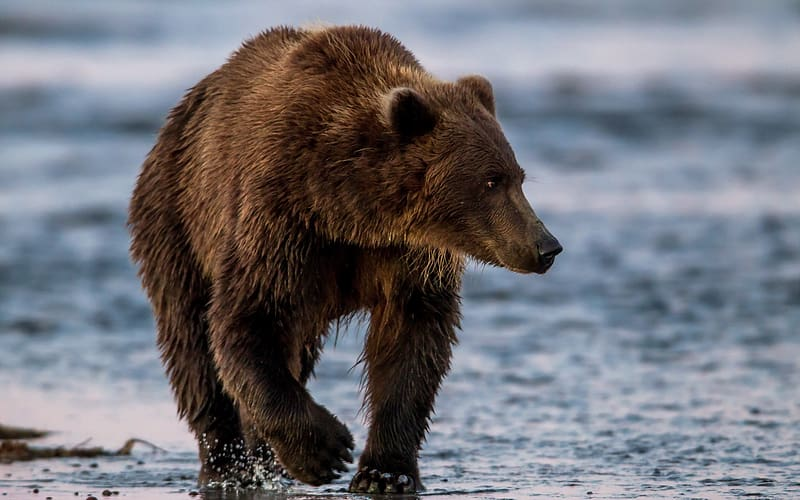
#> input picture OpenCv Lvl-6 Threshold/1.jpg, 800 x 500 px
$ jupyter execute threshold.ipynb
#> lines starting #> are read from the running program, lines starting #| are printed output that depends on the picture; after the words box and inside, x2 and y2 are one past the last pixel; in counts of white or black regions, pixels touching at a corner belong together
[cell 1]
import cv2

[cell 2]
'''
Thresholding is a technique used to separate an object from its background in an image.
It works by converting pixel values to either black (0) or white (255) based on a defined threshold.
Pixels below the threshold represent the background, while pixels above it represent the object, making it easier to analyze or process the image.
'''

[cell 3]
img = cv2.imread('1.jpg')
#> img is the input picture: shape (500, 800, 3); mean B, G, R 120.3, 113.5, 113.2
cv2.imshow("Original Image",img)
cv2.waitKey(0)

[cell 4]
gray_img = cv2.cvtColor(img, cv2.COLOR_BGR2GRAY)
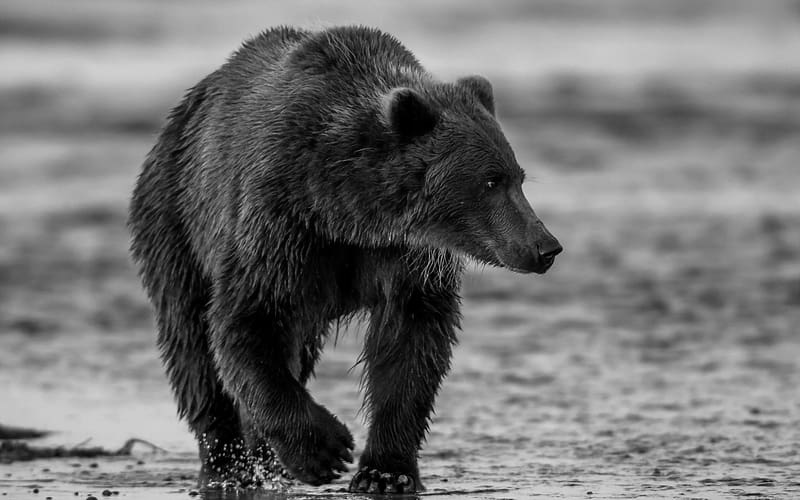
#> gray_img: shape (500, 800); min 0, max 251, mean 114.2

[cell 5]
#Global Thresold

success, binary_threshold = cv2.threshold(img, 64, 255, cv2.THRESH_BINARY) # Pixels with values <= 64 are set to 0 (black), and > 64 are set to 255 (white)
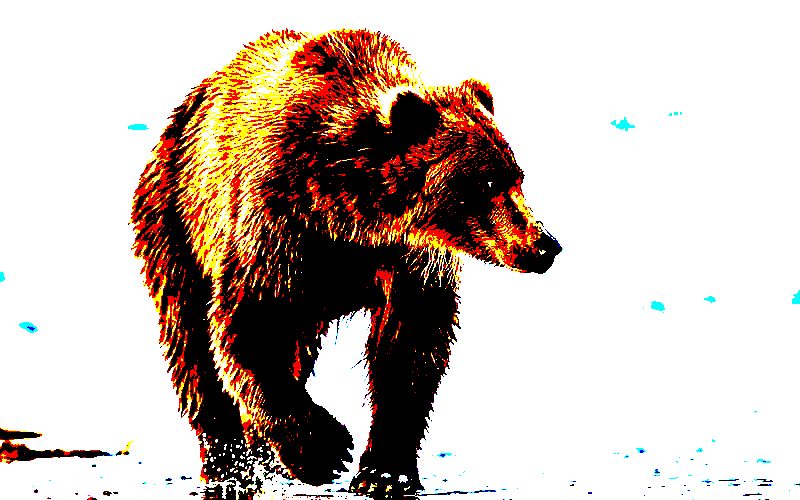
#> binary_threshold: shape (500, 800, 3); mean B, G, R 177.4, 187.1, 202.8
# in colo rimage each channel is thersolded and appear in different color
cv2.imshow("Global Threshold",binary_threshold)
cv2.waitKey(0)

[cell 6]
#Global Thresold

success, binary_threshold = cv2.threshold(gray_img, 70, 255, cv2.THRESH_BINARY) # pixel below 70 will converted to 0 (black) and above will be 255 (white)
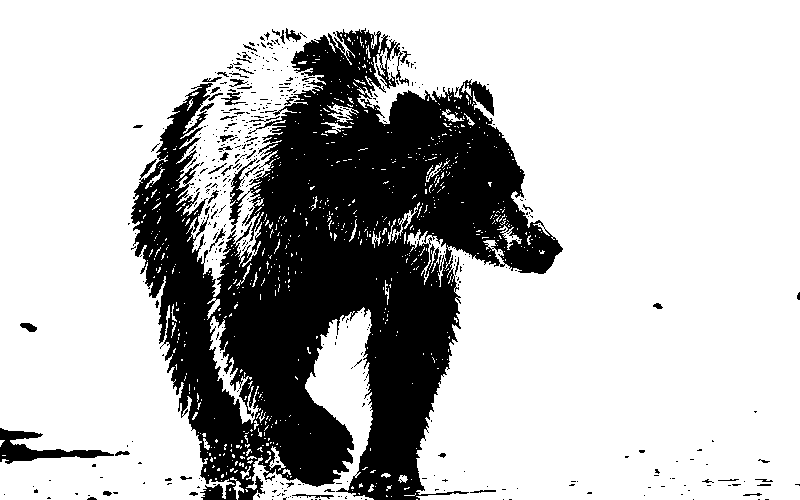
#> binary_threshold: shape (500, 800); 73.3% white; 470 black regions (418 under 20 px), largest, box (x1, y1, x2, y2) and area: (131, 28, 563, 500) 101909, (0, 428, 114, 464) 1415, (221, 92, 246, 105) 118
cv2.imshow("Global Threshold",binary_threshold)
cv2.waitKey(0)

[cell 7]
#Adaptive thresold

img = cv2.imread('2.jpg')
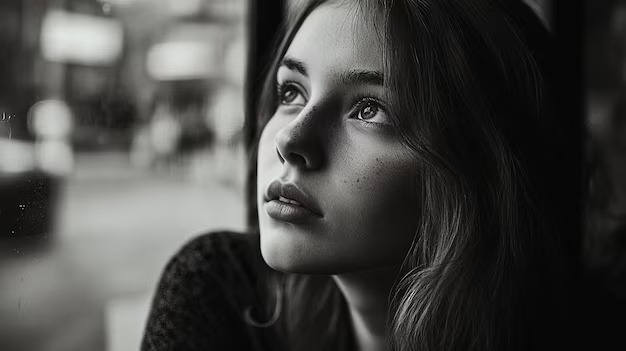
#> input picture OpenCv Lvl-6 Threshold/2.jpg, 626 x 351 px
#> img is the input picture: shape (351, 626, 3); mean B, G, R 68.5, 70.7, 70.8
cv2.imshow("Original Image",img)
cv2.waitKey(0)
gray_img = cv2.cvtColor(img, cv2.COLOR_BGR2GRAY)
#> gray_img: shape (351, 626)
cv2.imshow("Grey Image",gray_img)
cv2.waitKey(0)

[cell 8]
#Result of Global Thresold for multiple colour image

success, binary_threshold = cv2.threshold(gray_img, 64, 255, cv2.THRESH_BINARY) # pixel below 70 will converted to 0 (black) and above will be 255 (white)
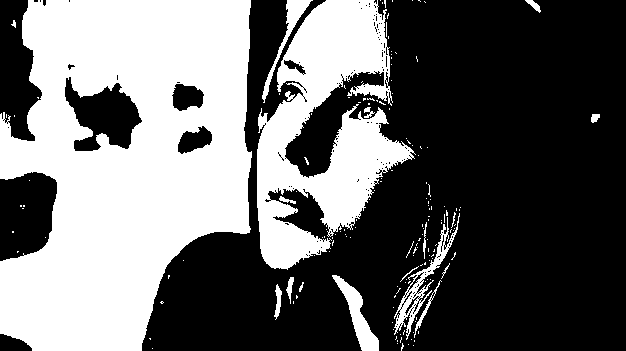
#> binary_threshold: shape (351, 626); 40.7% white; 164 white regions (146 under 20 px), largest, box (x1, y1, x2, y2) and area: (0, 0, 252, 351) 64076, (257, 0, 416, 270) 20997, (394, 213, 460, 340) 1244
cv2.imshow("Global Threshold",binary_threshold)
cv2.waitKey(0)

[cell 9]
gaussian_threshold = cv2.adaptiveThreshold(gray_img, 255,cv2.ADAPTIVE_THRESH_GAUSSIAN_C ,cv2.THRESH_BINARY,13 ,9) # lesser block size more detail, higher offset fewer feature visible
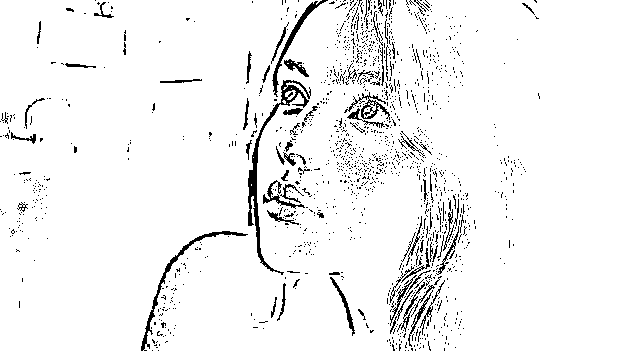
#> gaussian_threshold: shape (351, 626); 94.9% white; black in thin lines or dots, all inside (x1, y1, x2, y2) = (0, 0, 540, 351)
cv2.imshow("Gaussian Threshold",gaussian_threshold)
cv2.waitKey(0)

[cell 10]
mean_threshold = cv2.adaptiveThreshold(gray_img, 255,cv2.ADAPTIVE_THRESH_MEAN_C ,cv2.THRESH_BINARY,11 ,11) # lesser block size more detail, higher offset fewer feature visible
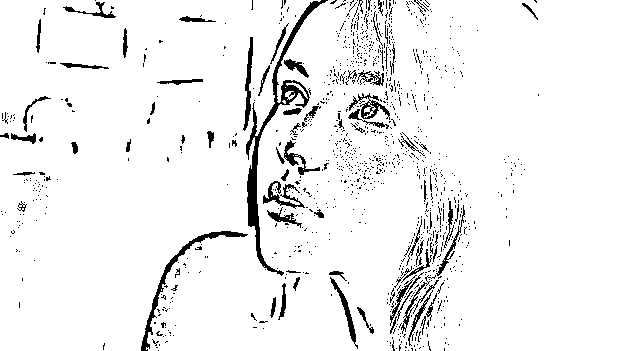
#> mean_threshold: shape (351, 626); 94.1% white; 1124 black regions (1046 under 20 px), largest, box (x1, y1, x2, y2) and area: (246, 0, 328, 276) 2257, (141, 231, 248, 351) 838, (263, 181, 305, 209) 385
cv2.imshow("Mean Threshold",mean_threshold)
cv2.waitKey(0)
